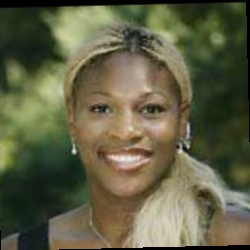
#> input picture images/LFW001@Kỹ_sư_phần_mềm@Phòng_IT@Serena_Williams_20261002_110301.jpg, 250 x 250 px
$ python -i ui_helpers.py   (imports and definitions only)
#> lines starting #> are read from the running program, lines starting #| are printed output that depends on the picture
#> further down, picture is the input picture: PIL image 250x250 RGB; mean R, G, B 96.4, 95.6, 68.4
"""
==============================================================
UI HELPERS & AVATAR RENDERING
Hỗ trợ hiển thị ảnh đại diện dạng tròn và avatar mặc định.
==============================================================
"""

from PIL import Image, ImageDraw


# [32 lines left out: functions paginate_items, pagination_page_items, not called in this run]


def make_circular_avatar(pil_img, size=(90, 90), border_color="#10b981", border_width=3):
    """Cắt ảnh thành hình tròn với viền màu hiện đại (Anti-aliased)."""
#> called with size = (90, 90), border_color = '#10b981', border_width = 3
    try:
        w, h = pil_img.size
#> w = 250; h = 250
        min_dim = min(w, h)
#> min_dim = 250
        left = (w - min_dim) // 2
#> left = 0
        top = (h - min_dim) // 2
#> top = 0
        cropped = pil_img.crop((left, top, left + min_dim, top + min_dim)).resize(size, Image.LANCZOS)
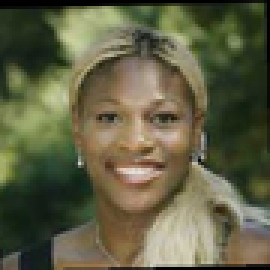
#> cropped: PIL image 90x90 RGB (shown 3 times larger); mean R, G, B 96.4, 95.7, 68.4

        mask = Image.new("L", size, 0)
#> mask: PIL image 90x90 L; every value is 0
        draw_mask = ImageDraw.Draw(mask)
        draw_mask.ellipse((0, 0, size[0], size[1]), fill=255)

        circular = Image.new("RGBA", size, (0, 0, 0, 0))
#> circular: PIL image 90x90 RGBA; every value is 0
        circular.paste(cropped.convert("RGBA"), (0, 0), mask=mask)
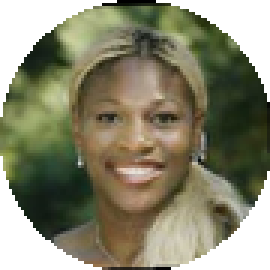
#> circular: PIL image 90x90 RGBA (shown 3 times larger); mean R, G, B, A 84.8, 83.1, 59.6, 203.6; transparent parts drawn white

        if border_width > 0 and border_color:
            draw_b = ImageDraw.Draw(circular)
            draw_b.ellipse(
                (border_width // 2, border_width // 2, size[0] - border_width // 2 - 1, size[1] - border_width // 2 - 1),
                outline=border_color, width=border_width
            )
        return circular
    except Exception:
        return create_default_avatar(size=size, bg_color="#e2e8f0", border_color=border_color)


# [155 lines left out: functions create_default_avatar, render_pagination_controls, not called in this run]

>>> from PIL import Image
>>> picture = Image.open('../images/LFW001@Kỹ_sư_phần_mềm@Phòng_IT@Serena_Williams_20261002_110301.jpg')
>>> result = make_circular_avatar(picture)
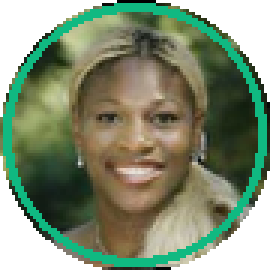
#> result: PIL image 90x90 RGBA (shown 3 times larger); mean R, G, B, A 77.4, 91.2, 65.3, 203.6; transparent parts drawn white

$ run again, on images/LFW002@Kỹ_sư_hệ_thống@Phòng_IT@Megawati_Sukarnoputri_20261002_110301.jpg
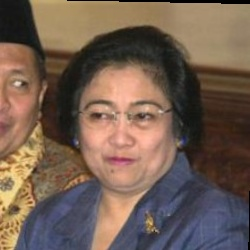
#> input picture images/LFW002@Kỹ_sư_hệ_thống@Phòng_IT@Megawati_Sukarnoputri_20261002_110301.jpg, 250 x 250 px
#> picture is the input picture: PIL image 250x250 RGB; mean R, G, B 114.7, 94.1, 80.7
#> mask: PIL image 90x90 L; every value is 0
#> in make_circular_avatar, `circular.paste(cropped.convert("RGBA"), (0, 0), mask=mask)`:
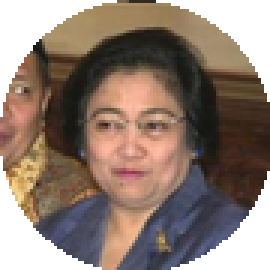
#> circular: PIL image 90x90 RGBA (shown 3 times larger); mean R, G, B, A 91.7, 73.9, 62.9, 203.6; transparent parts drawn white
#> `result = make_circular_avatar(picture)`:
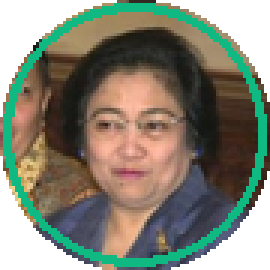
#> result: PIL image 90x90 RGBA (shown 3 times larger); mean R, G, B, A 81.7, 81.9, 67.1, 203.6; transparent parts drawn white

$ run again, on images/LFW003@Chuyên_viên_dữ_liệu@Phòng_IT@Mahathir_Mohamad_20261002_110301.jpg
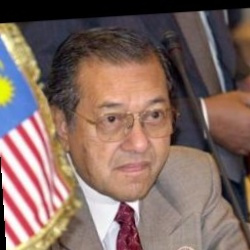
#> input picture images/LFW003@Chuyên_viên_dữ_liệu@Phòng_IT@Mahathir_Mohamad_20261002_110301.jpg, 250 x 250 px
#> picture is the input picture: PIL image 250x250 RGB; mean R, G, B 129.2, 105, 97.9
#> mask: PIL image 90x90 L; every value is 0
#> in make_circular_avatar, `circular.paste(cropped.convert("RGBA"), (0, 0), mask=mask)`:
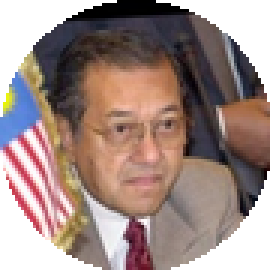
#> circular: PIL image 90x90 RGBA (shown 3 times larger); mean R, G, B, A 107.3, 86.3, 80.7, 203.6; transparent parts drawn white
#> `result = make_circular_avatar(picture)`:
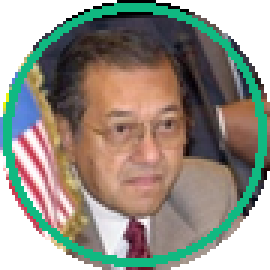
#> result: PIL image 90x90 RGBA (shown 3 times larger); mean R, G, B, A 97.8, 94.4, 83.3, 203.6; transparent parts drawn white

$ run again, on images/LFW004@Chuyên_viên_nhân_sự@Phòng_Nhân_sự@George_W_Bush_20261002_110302.jpg
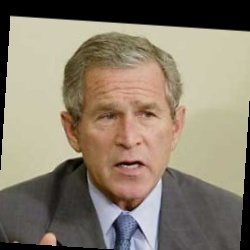
#> input picture images/LFW004@Chuyên_viên_nhân_sự@Phòng_Nhân_sự@George_W_Bush_20261002_110302.jpg, 250 x 250 px
#> picture is the input picture: PIL image 250x250 RGB; mean R, G, B 137.3, 126.5, 109.5
#> mask: PIL image 90x90 L; every value is 0
#> in make_circular_avatar, `circular.paste(cropped.convert("RGBA"), (0, 0), mask=mask)`:
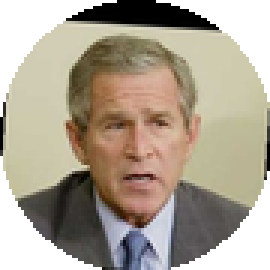
#> circular: PIL image 90x90 RGBA (shown 3 times larger); mean R, G, B, A 121.6, 111.2, 95.7, 203.6; transparent parts drawn white
#> `result = make_circular_avatar(picture)`:
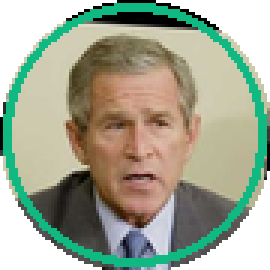
#> result: PIL image 90x90 RGBA (shown 3 times larger); mean R, G, B, A 110.7, 116.6, 97, 203.6; transparent parts drawn white
